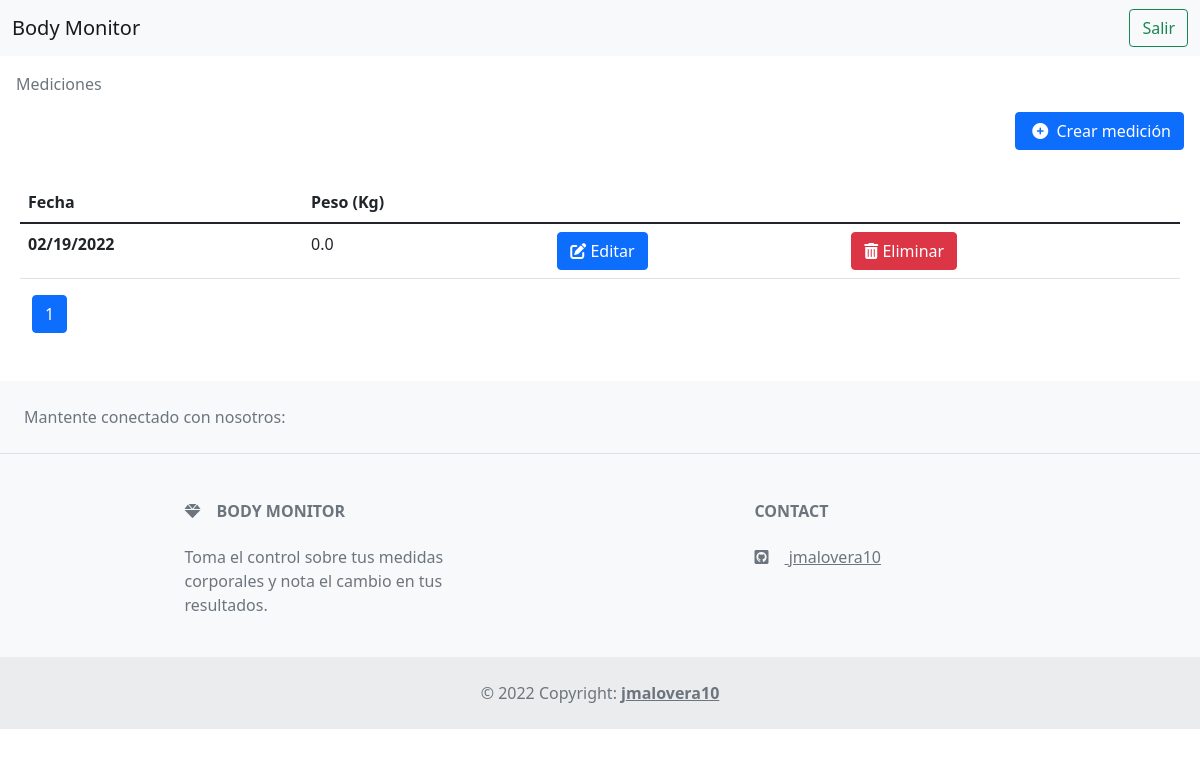
The app's page /measurements/ (signed in), older data.
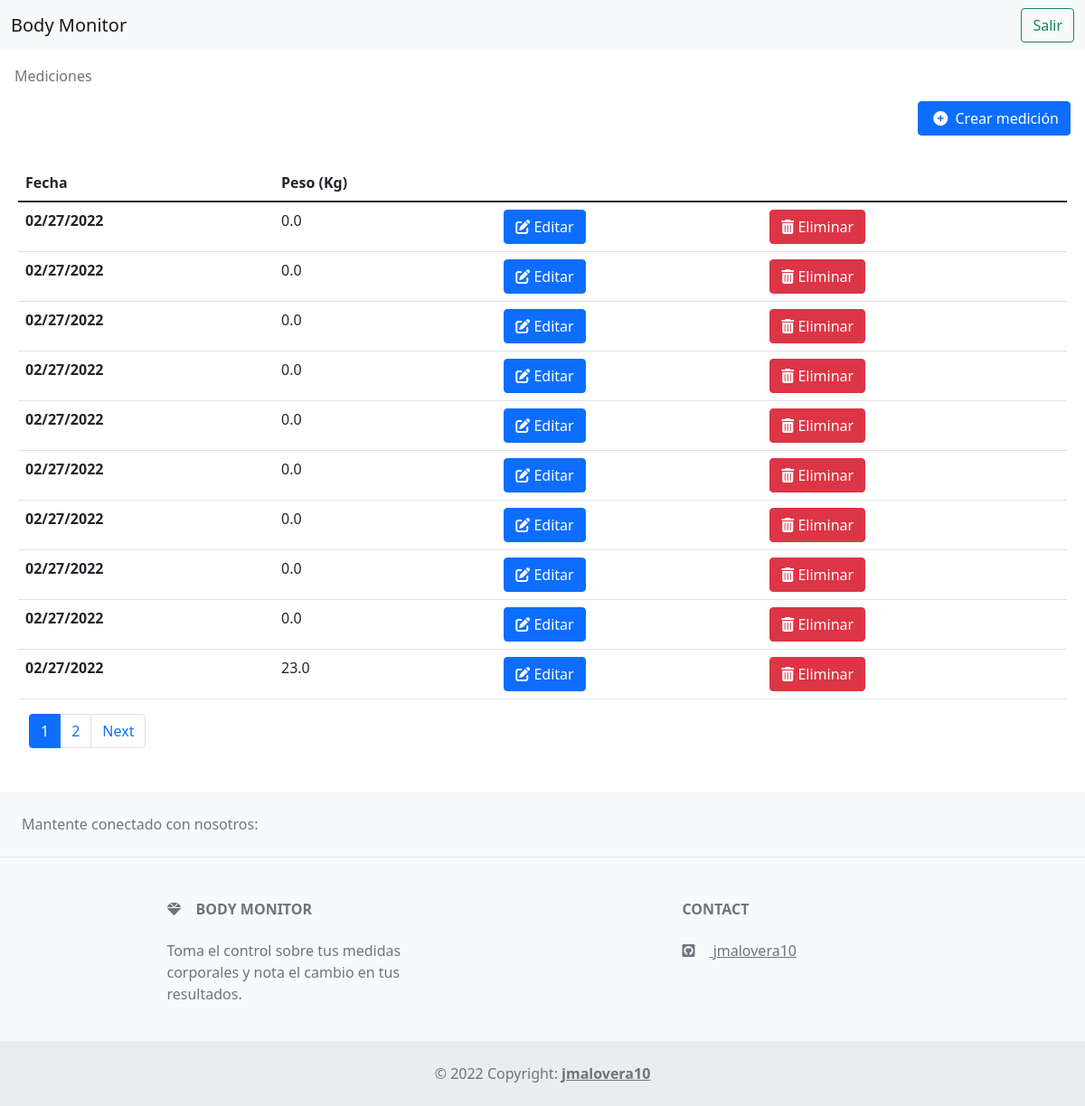
The same page, newer data.
### measurements/models.py (models this page shows)
class Measurement(models.Model):
    weight = models.FloatField()
    fat_percentage = models.FloatField()
    muscle_percentage = models.FloatField()
    calories = models.FloatField()
    created_at = models.DateTimeField(auto_now_add=True)
    updated_at = models.DateTimeField(auto_now=True)
    user = models.ForeignKey(User, on_delete=models.SET_NULL, null=True)
    def get_formatted_date(self):
        return self.created_at.strftime('%m/%d/%Y')

### measurements/views.py (the view)
# urls.py: path('', views.IndexView.as_view(), name='index'),
class IndexView(LoginRequiredMixin, generic.ListView):
    login_url = '/accounts/login/'
    redirect_field_name = 'redirect_to'
    template_name = 'measurements/list.html'
    context_object_name = 'latest_measurement_list'
    paginate_by = 10
    def get_queryset(self):
        return Measurement.objects.filter(user=self.request.user)

### measurements/templates/measurements/list.html (shortened to what this page needs)
{% extends 'base.html'%} {% block title %}Measurements{% endblock %} {% block content %}
<div class="container-fluid p-3">
  <div class="row">
    <nav aria-label="breadcrumb">
      <ol class="breadcrumb">
        <li class="breadcrumb-item active" aria-current="page">Mediciones</li>
      </ol>
    </nav>
  </div>
  <div class="row justify-content-end mb-3">
    <div class="col-auto">
      <a href="{% url 'create' %}" class="btn btn-primary"
        ><i class="fa-solid fa-circle-plus p-1"></i> Crear medición</a
      >
    </div>
  </div>
   {% if latest_measurement_list %}
  <div class="row p-3">
    <table class="table">
      <thead>
        <tr>
          <th scope="col">Fecha</th>
          <th scope="col">Peso (Kg)</th>
          <th scope="col"></th>
          <th scope="col"></th>
        </tr>
      </thead>
      <tbody>
        {% for measurement in latest_measurement_list %}
        <tr>
          <th scope="row">{{ measurement.get_formatted_date }}</th>
          <td>{{ measurement.weight }}</td>
          <td>
            <a href="{% url 'detail' measurement.id %}" class="btn btn-primary"
              ><i class="fa-solid fa-pen-to-square"></i> Editar</a
            >
          </td>
          <td>
            <button class="btn btn-danger" data-bs-toggle="modal" data-bs-target="#deleteModal">
              <i class="fa-solid fa-trash-can"></i> Eliminar
            </button>
          </td>
        </tr>
        {% endfor %}
      </tbody>
    </table>
    <nav aria-label="Page navigation example">
      <ul class="pagination">
        <li class="page-item active">
          <a class="page-link" href="?page={{ page_obj.number }}">{{ page_obj.number }}</a>
        </li>
        {% if page_obj.has_next %}
        <li class="page-item">
          <a class="page-link" href="?page={{ page_obj.paginator.num_pages }}">{{ page_obj.paginator.num_pages }}</a>
        </li>
        <li class="page-item"><a class="page-link" href="?page={{ page_obj.next_page_number }}">Next</a></li>
        {% endif %}
      </ul>
    </nav>
  </div>
  {% else %}
  <p>No measurements were found.</p>
  {% endif %}
</div>
{% endblock content %}

### core/templates/base.html (shortened to what this page needs)
<!DOCTYPE html>
<html lang="en">
  <head>
    <link
      href="https://cdn.jsdelivr.net/npm/bootstrap@5.1.3/dist/css/bootstrap.min.css"
      rel="stylesheet"
    />
    <link
      rel="stylesheet"
      href="https://cdnjs.cloudflare.com/ajax/libs/font-awesome/6.0.0/css/all.min.css"
    />
  </head>
  <body>
    {% include 'navigation.html' %}
    <main>{% block content %}{% endblock content %}</main>
    {% include 'footer.html' %}
  </body>
</html>

### core/templates/navigation.html (shortened to what this page needs)
<nav class="navbar navbar-expand-lg navbar-light bg-light">
  <div class="container-fluid">
    <a class="navbar-brand" href="/">Body Monitor</a>
    <div class="collapse navbar-collapse" id="navbarNav">
      {% if user.is_authenticated %}
      <form class="d-flex">
        <a href="{% url 'logout' %}" class="btn btn-outline-success" type="submit">Salir</a>
      </form>
      {% endif %}
    </div>
  </div>
</nav>

### core/templates/footer.html
<footer class="text-center text-lg-start bg-light text-muted">
  <section class="d-flex justify-content-center justify-content-lg-between p-4 border-bottom">
    <div class="me-5 d-none d-lg-block">
      <span>Mantente conectado con nosotros:</span>
    </div>
  </section>
  <section class="">
    <div class="container text-center text-md-start mt-5">
      <div class="row mt-3">
        <div class="col-md-3 col-lg-4 col-xl-3 mx-auto mb-4">
          <h6 class="text-uppercase fw-bold mb-4"><i class="fas fa-gem me-3"></i>Body Monitor</h6>
          <p>Toma el control sobre tus medidas corporales y nota el cambio en tus resultados.</p>
        </div>
        <div class="col-md-4 col-lg-3 col-xl-3 mx-auto mb-md-0 mb-4">
          <h6 class="text-uppercase fw-bold mb-4">Contact</h6>
          <a href="https://github.com/jmalovera10" class="text-reset"
            ><i class="fa-brands fa-github-square me-3"></i> jmalovera10</a
          >
        </div>
      </div>
    </div>
  </section>
  <div class="text-center p-4" style="background-color: rgba(0, 0, 0, 0.05)">
    © 2022 Copyright:
    <a class="text-reset fw-bold" href="/">jmalovera10</a>
  </div>
</footer>

Row changes from the older to the newer data that the page shows:
removed Measurement: get_formatted_date "02/19/2022", weight "0.0"
added Measurement: get_formatted_date "02/27/2022", weight "0.0"
added Measurement: get_formatted_date "02/27/2022", weight "0.0"
added Measurement: get_formatted_date "02/27/2022", weight "0.0"
added Measurement: get_formatted_date "02/27/2022", weight "0.0"
added Measurement: get_formatted_date "02/27/2022", weight "0.0"
added Measurement: get_formatted_date "02/27/2022", weight "0.0"
added Measurement: get_formatted_date "02/27/2022", weight "0.0"
added Measurement: get_formatted_date "02/27/2022", weight "0.0"
added Measurement: get_formatted_date "02/27/2022", weight "0.0"
added Measurement: get_formatted_date "02/27/2022", weight "23.0"
Text that changed along with them:
{{ page_obj.paginator.num_pages }}: (not shown) → "2"
text now shown: "Next"
